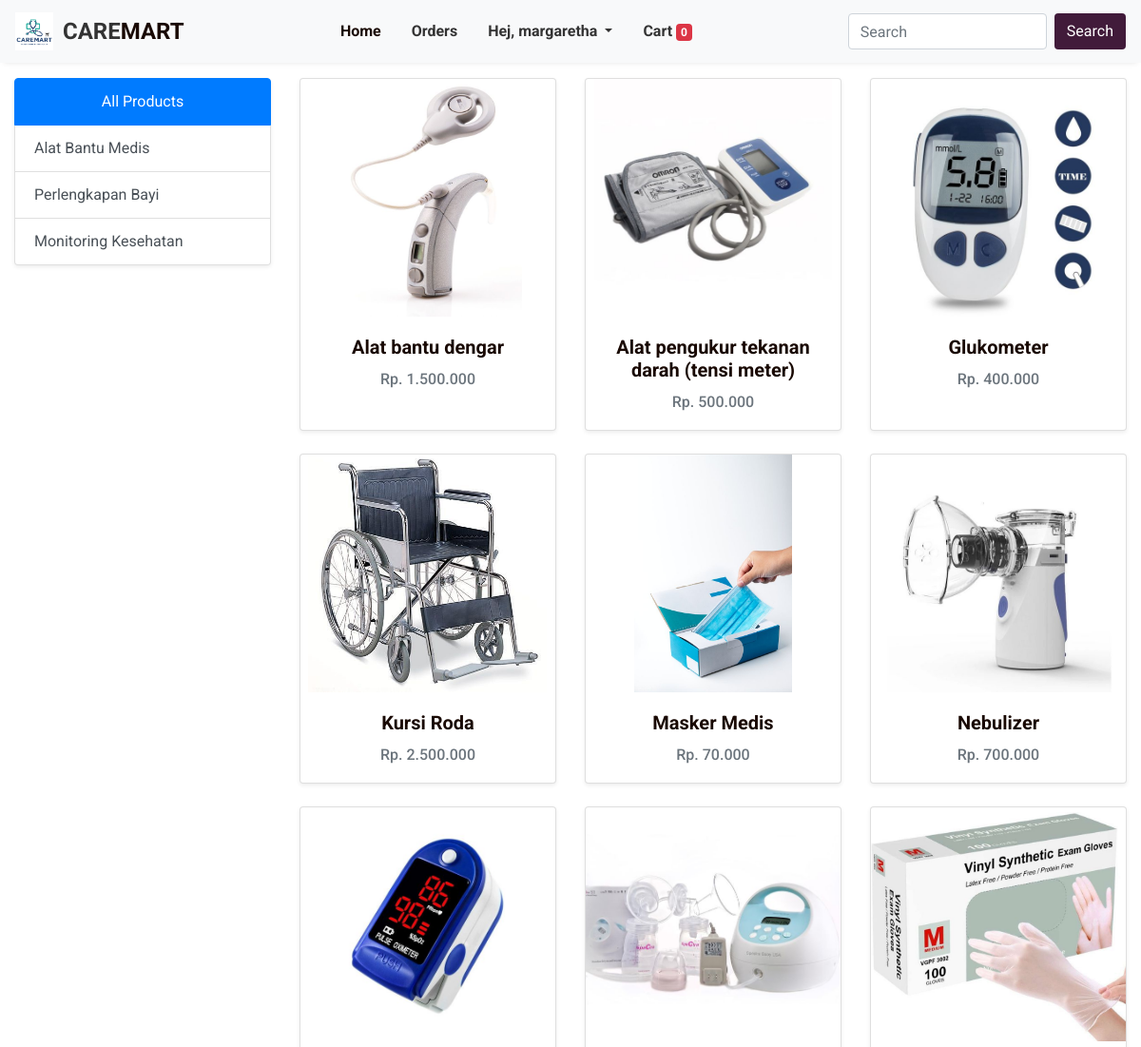
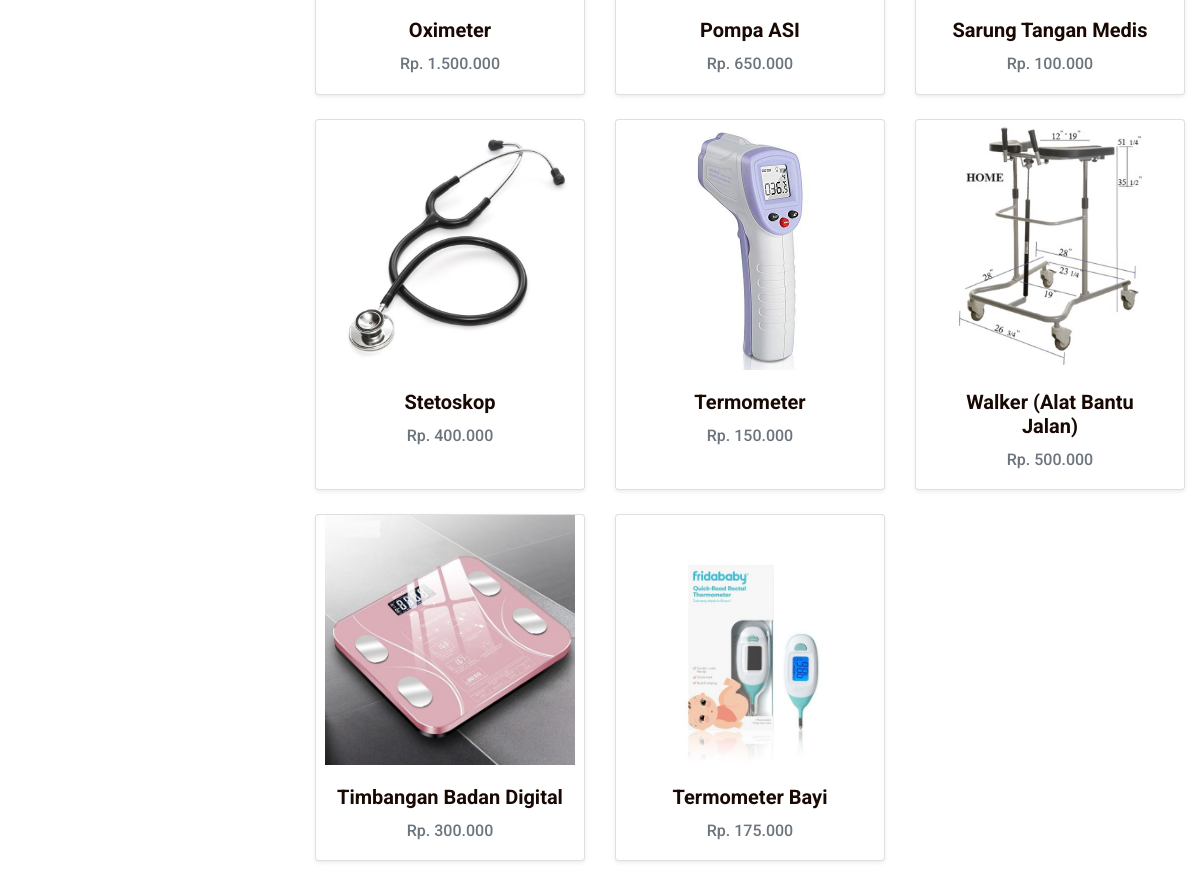
Page / (signed in) on the committed database (2 pictures, top to bottom).
### store/models/customer.py (models this page shows, shortened)
class Customer(models.Model):
    username = models.CharField(max_length=50, default='')
    password = models.CharField(max_length=15)
    address = models.CharField(max_length=255, default='')  # Tambahkan default di sini
    email = models.EmailField(max_length=100)
    bank = models.CharField(max_length=50, default='')

### store/models/category.py (models this page shows, shortened)
class Category(models.Model):
    name = models.CharField(max_length=20)
    @staticmethod
    def get_all_categories():
        return Category.objects.all()

### store/models/product.py (models this page shows, shortened)
class Product(models.Model):
    name = models.CharField(max_length=50)
    price = models.IntegerField(default=0)
    category = models.ForeignKey(Category, on_delete=models.CASCADE, default=1)
    description = models.CharField(max_length=200, default='', blank=True, null=True)
    image = models.ImageField(upload_to='upload/products/')
    @staticmethod
    def get_all_products():
        return Product.objects.all()

### store/views.py (the view)
# urls.py: path('',views.home, name='homepage'),
def home(request):
    products = None
    totalitem = 0
    if request.session.has_key('username'):
        username = request.session['username']
        category = Category.get_all_categories()
        customer = Customer.objects.filter(username=username)
        totalitem = len(Cart.objects.filter(username=username))
        for c in customer:
            username = c.username
            categoryID = request.GET.get('category')
            if categoryID:
                products = Product.get_all_product_by_category_id(categoryID)
            else:
                products = Product.get_all_products()
            for product in products:
                product.price = "{:,.0f}".format(int(product.price)).replace(",", ".")
            data = {
                'username': username,
                'product': products,
                'category': category,
                'totalitem':totalitem
            }
            print('You are', request.session.get('username'))
            return render(request, 'home.html', data)
    else:
        return redirect('login')

### store/templates/home.html
{% extends 'base.html' %} {% load humanize %} {% block content %}
<div class="container-fluid mt-3">
  <div class="row">
    <div class="col-lg-3 mb-4">
      <div class="list-group shadow-sm">
        <a href="/" class="list-group-item list-group-item-action active text-center">All Products</a>
        {% for category in category %}
        <a href="/?category={{category.id}}" class="list-group-item list-group-item-action">{{category.name}}</a>
        {% endfor %}
      </div>
    </div>
    <div id="product" class="col-lg-9">
      <div class="row">
        {% for product in product %}
        <div class="col-md-4 mb-4 d-flex justify-content-center">
          <div class="card shadow-sm" style="width: 100%; max-width: 18rem; background-color: #ffffff; color: #190903">
            <a href="{% url 'product-detail' product.id %}" class="text-decoration-none">
              <img src="{{product.image.url}}" class="card-img-top img-fluid" alt="{{product.name}}" style="height: 250px; object-fit: contain" />
            </a>
            <div class="card-body text-center">
              <h5 class="card-title font-weight-bold">{{product.name}}</h5>
              <h6 class="card-text text-muted">Rp. {{product.price|intcomma}}</h6>
            </div>
          </div>
        </div>
        {% endfor %}
      </div>
    </div>
  </div>
</div>
{% endblock %}

### store/templates/base.html (shortened to what this page needs)
<!DOCTYPE html>
<html lang="en">
  {% load static %}
  <head>
    <link rel="stylesheet" href="https://cdn.jsdelivr.net/npm/bootstrap@4.6.1/dist/css/bootstrap.min.css" />
  </head>
  <body>
    <nav class="navbar navbar-expand-lg navbar-light">
      <a class="navbar-brand" href="/">
        <img src="{% static 'images/logo_new.png' %}" alt="Logo" />
        <div class="brand-text">CARE<span>MART</span></div>
      </a>
      <div class="collapse navbar-collapse" id="navbarNav">
        <ul class="navbar-nav">
          <li class="nav-item active">
            <a class="nav-link" href="/">Home</a>
          </li>
          {% if request.session %}
          <li class="nav-item">
            <a class="nav-link" href="/order/">Orders</a>
          </li>
          <li class="nav-item dropdown">
            <a class="nav-link dropdown-toggle" href="#" id="navbarDropdown" role="button" data-toggle="dropdown" aria-haspopup="true" aria-expanded="false"> Hej, {{username}} </a>
          </li>
          <li class="nav-item">
            <a class="nav-link" href="/show_cart">Cart<span class="badge badge-danger ml-1">{{totalitem}}</span></a>
          </li>
          {% endif %}
        </ul>
        <form class="form-inline ml-auto" action="/search">
          <input class="form-control mr-2" type="search" placeholder="Search" aria-label="Search" name="query" />
          <button class="btn btn-search" type="submit">Search</button>
        </form>
      </div>
    </nav>
    {% block content %} {% endblock %}
  </body>
</html>

### store/templates/base.html (style rules this page uses)
:root { --navbar-bg-color: #f8f9fa; --navbar-text-color: #333; --navbar-link-hover-color: #411b3a; --navbar-link-active-color: #190903; --navbar-shadow: 0 4px 6px -4px rgba(0, 0, 0, 0.1); --search-btn-bg-color: #411b3a; --search-btn-text-color: #fff; --font-family: "Roboto", sans-serif; }
body { font-family: var(--font-family); }
nav { background-color: var(--navbar-bg-color) !important; box-shadow: var(--navbar-shadow); }
.navbar-brand { display: flex; align-items: center; }
.navbar-brand img { height: 40px; }
.navbar-brand .brand-text { font-size: 1.5rem; font-weight: 700; color: var(--navbar-text-color); margin-left: 10px; }
.navbar-brand .brand-text span { color: #190903; }
.navbar-nav .nav-link { color: var(--navbar-text-color) !important; font-weight: 700; }
.navbar-nav .nav-item.active .nav-link { color: var(--navbar-link-active-color) !important; }
.btn-search { background-color: var(--search-btn-bg-color) !important; color: var(--search-btn-text-color) !important; }
.navbar-nav { margin-left: auto; }
.nav-item { margin-right: 1rem; }

### rows in the picture
Customer: username "margaretha"
Category: name "Alat Bantu Medis"
Category: name "Perlengkapan Bayi"
Category: name "Monitoring Kesehatan"
Product: image (picture), name "Alat bantu dengar", price "1.500.000"
Product: image (picture), name "Alat pengukur tekanan darah (tensi meter)", price "500.000"
Product: image (picture), name "Glukometer", price "400.000"
Product: image (picture), name "Kursi Roda", price "2.500.000"
Product: image (picture), name "Masker Medis", price "70.000"
Product: image (picture), name "Nebulizer", price "700.000"
Product: image (picture), name "Oximeter", price "1.500.000"
Product: image (picture), name "Pompa ASI", price "650.000"
Product: image (picture), name "Sarung Tangan Medis", price "100.000"
Product: image (picture), name "Stetoskop", price "400.000"
Product: image (picture), name "Termometer", price "150.000"
Product: image (picture), name "Walker (Alat Bantu Jalan)", price "500.000"
Product: image (picture), name "Timbangan Badan Digital", price "300.000"
Product: image (picture), name "Termometer Bayi", price "175.000"

### other values in the picture
{{ totalitem }} "0"
